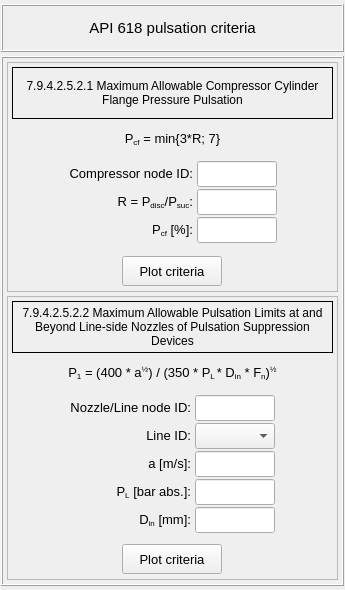
<?xml version="1.0" encoding="UTF-8"?>
<ui version="4.0">
 <class>Form</class>
 <widget class="QWidget" name="Form">
  <property name="geometry">
   <rect>
    <x>0</x>
    <y>0</y>
    <width>345</width>
    <height>590</height>
   </rect>
  </property>
  <property name="windowTitle">
   <string>Form</string>
  </property>
  <layout class="QGridLayout" name="gridLayout">
   <property name="leftMargin">
    <number>1</number>
   </property>
   <property name="topMargin">
    <number>4</number>
   </property>
   <property name="rightMargin">
    <number>1</number>
   </property>
   <property name="bottomMargin">
    <number>4</number>
   </property>
   <property name="verticalSpacing">
    <number>4</number>
   </property>
   <item row="0" column="0">
    <widget class="QFrame" name="frame_title">
     <property name="minimumSize">
      <size>
       <width>0</width>
       <height>48</height>
      </size>
     </property>
     <property name="maximumSize">
      <size>
       <width>16777215</width>
       <height>48</height>
      </size>
     </property>
     <property name="frameShape">
      <enum>QFrame::Box</enum>
     </property>
     <property name="frameShadow">
      <enum>QFrame::Raised</enum>
     </property>
     <layout class="QGridLayout" name="gridLayout_2">
      <item row="0" column="0">
       <widget class="QLabel" name="label">
        <property name="font">
         <font>
          <pointsize>11</pointsize>
          <weight>50</weight>
          <bold>false</bold>
          <kerning>false</kerning>
         </font>
        </property>
        <property name="text">
         <string>API 618 pulsation criteria</string>
        </property>
        <property name="alignment">
         <set>Qt::AlignCenter</set>
        </property>
       </widget>
      </item>
     </layout>
    </widget>
   </item>
   <item row="1" column="0">
    <widget class="QFrame" name="frame_main">
     <property name="frameShape">
      <enum>QFrame::Box</enum>
     </property>
     <property name="frameShadow">
      <enum>QFrame::Raised</enum>
     </property>
     <layout class="QGridLayout" name="gridLayout_3">
      <property name="leftMargin">
       <number>4</number>
      </property>
      <property name="topMargin">
       <number>4</number>
      </property>
      <property name="rightMargin">
       <number>4</number>
      </property>
      <property name="bottomMargin">
       <number>4</number>
      </property>
      <property name="spacing">
       <number>4</number>
      </property>
      <item row="1" column="0">
       <widget class="QFrame" name="frame_14">
        <property name="frameShape">
         <enum>QFrame::StyledPanel</enum>
        </property>
        <property name="frameShadow">
         <enum>QFrame::Raised</enum>
        </property>
        <layout class="QGridLayout" name="gridLayout_9">
         <property name="leftMargin">
          <number>4</number>
         </property>
         <property name="topMargin">
          <number>4</number>
         </property>
         <property name="rightMargin">
          <number>4</number>
         </property>
         <property name="bottomMargin">
          <number>0</number>
         </property>
         <property name="spacing">
          <number>4</number>
         </property>
         <item row="1" column="0">
          <widget class="QFrame" name="frame_15">
           <property name="minimumSize">
            <size>
             <width>0</width>
             <height>32</height>
            </size>
           </property>
           <property name="maximumSize">
            <size>
             <width>16777215</width>
             <height>32</height>
            </size>
           </property>
           <property name="frameShape">
            <enum>QFrame::NoFrame</enum>
           </property>
           <property name="frameShadow">
            <enum>QFrame::Raised</enum>
           </property>
           <layout class="QGridLayout" name="gridLayout_10">
            <property name="leftMargin">
             <number>2</number>
            </property>
            <property name="topMargin">
             <number>2</number>
            </property>
            <property name="rightMargin">
             <number>2</number>
            </property>
            <property name="bottomMargin">
             <number>2</number>
            </property>
            <property name="spacing">
             <number>2</number>
            </property>
            <item row="0" column="1">
             <widget class="QLabel" name="label_10">
              <property name="font">
               <font>
                <pointsize>10</pointsize>
               </font>
              </property>
              <property name="text">
               <string>&lt;html&gt;&lt;head/&gt;&lt;body&gt;&lt;p&gt;P&lt;span style=&quot; vertical-align:sub;&quot;&gt;1&lt;/span&gt; = (400 * a&lt;span style=&quot; vertical-align:super;&quot;&gt;½&lt;/span&gt;) / (350 * P&lt;span style=&quot; vertical-align:sub;&quot;&gt;L &lt;/span&gt;* D&lt;span style=&quot; vertical-align:sub;&quot;&gt;in&lt;/span&gt; * F&lt;span style=&quot; vertical-align:sub;&quot;&gt;n&lt;/span&gt;)&lt;span style=&quot; vertical-align:super;&quot;&gt;½&lt;/span&gt;&lt;/p&gt;&lt;/body&gt;&lt;/html&gt;</string>
              </property>
              <property name="alignment">
               <set>Qt::AlignCenter</set>
              </property>
              <property name="wordWrap">
               <bool>false</bool>
              </property>
             </widget>
            </item>
            <item row="0" column="0">
             <widget class="QFrame" name="frame_16">
              <property name="frameShape">
               <enum>QFrame::NoFrame</enum>
              </property>
              <property name="frameShadow">
               <enum>QFrame::Raised</enum>
              </property>
             </widget>
            </item>
            <item row="0" column="2">
             <widget class="QFrame" name="frame_17">
              <property name="frameShape">
               <enum>QFrame::NoFrame</enum>
              </property>
              <property name="frameShadow">
               <enum>QFrame::Raised</enum>
              </property>
             </widget>
            </item>
           </layout>
          </widget>
         </item>
         <item row="2" column="0">
          <widget class="QFrame" name="frame_18">
           <property name="frameShape">
            <enum>QFrame::NoFrame</enum>
           </property>
           <property name="frameShadow">
            <enum>QFrame::Raised</enum>
           </property>
           <layout class="QGridLayout" name="gridLayout_11">
            <property name="leftMargin">
             <number>2</number>
            </property>
            <property name="topMargin">
             <number>2</number>
            </property>
            <property name="rightMargin">
             <number>2</number>
            </property>
            <property name="bottomMargin">
             <number>2</number>
            </property>
            <property name="horizontalSpacing">
             <number>4</number>
            </property>
            <property name="verticalSpacing">
             <number>2</number>
            </property>
            <item row="0" column="0">
             <widget class="QFrame" name="frame_4">
              <property name="frameShape">
               <enum>QFrame::NoFrame</enum>
              </property>
              <property name="frameShadow">
               <enum>QFrame::Raised</enum>
              </property>
             </widget>
            </item>
            <item row="0" column="3">
             <widget class="QFrame" name="frame_24">
              <property name="frameShape">
               <enum>QFrame::NoFrame</enum>
              </property>
              <property name="frameShadow">
               <enum>QFrame::Raised</enum>
              </property>
             </widget>
            </item>
            <item row="0" column="2">
             <widget class="QLineEdit" name="lineEdit_nozzle_id">
              <property name="minimumSize">
               <size>
                <width>80</width>
                <height>26</height>
               </size>
              </property>
              <property name="maximumSize">
               <size>
                <width>80</width>
                <height>26</height>
               </size>
              </property>
              <property name="font">
               <font>
                <pointsize>10</pointsize>
               </font>
              </property>
              <property name="styleSheet">
               <string notr="true"/>
              </property>
              <property name="alignment">
               <set>Qt::AlignCenter</set>
              </property>
             </widget>
            </item>
            <item row="1" column="1">
             <widget class="QLabel" name="label_11">
              <property name="font">
               <font>
                <pointsize>10</pointsize>
               </font>
              </property>
              <property name="text">
               <string>&lt;html&gt;&lt;head/&gt;&lt;body&gt;&lt;p&gt;Line ID:&lt;/p&gt;&lt;/body&gt;&lt;/html&gt;</string>
              </property>
              <property name="alignment">
               <set>Qt::AlignRight|Qt::AlignTrailing|Qt::AlignVCenter</set>
              </property>
             </widget>
            </item>
            <item row="0" column="1">
             <widget class="QLabel" name="label_15">
              <property name="font">
               <font>
                <pointsize>10</pointsize>
               </font>
              </property>
              <property name="text">
               <string>&lt;html&gt;&lt;head/&gt;&lt;body&gt;&lt;p&gt;Nozzle/Line node ID:&lt;/p&gt;&lt;/body&gt;&lt;/html&gt;</string>
              </property>
              <property name="alignment">
               <set>Qt::AlignRight|Qt::AlignTrailing|Qt::AlignVCenter</set>
              </property>
             </widget>
            </item>
            <item row="2" column="2">
             <widget class="QLineEdit" name="lineEdit_speed_of_sound">
              <property name="minimumSize">
               <size>
                <width>80</width>
                <height>26</height>
               </size>
              </property>
              <property name="maximumSize">
               <size>
                <width>80</width>
                <height>26</height>
               </size>
              </property>
              <property name="font">
               <font>
                <pointsize>10</pointsize>
               </font>
              </property>
              <property name="alignment">
               <set>Qt::AlignCenter</set>
              </property>
             </widget>
            </item>
            <item row="1" column="2">
             <widget class="QComboBox" name="comboBox_line_ids">
              <property name="minimumSize">
               <size>
                <width>80</width>
                <height>26</height>
               </size>
              </property>
              <property name="maximumSize">
               <size>
                <width>80</width>
                <height>26</height>
               </size>
              </property>
              <property name="font">
               <font>
                <pointsize>10</pointsize>
               </font>
              </property>
             </widget>
            </item>
            <item row="2" column="1">
             <widget class="QLabel" name="label_12">
              <property name="font">
               <font>
                <pointsize>10</pointsize>
               </font>
              </property>
              <property name="text">
               <string>&lt;html&gt;&lt;head/&gt;&lt;body&gt;&lt;p&gt;a [m/s]:&lt;/p&gt;&lt;/body&gt;&lt;/html&gt;</string>
              </property>
              <property name="alignment">
               <set>Qt::AlignRight|Qt::AlignTrailing|Qt::AlignVCenter</set>
              </property>
             </widget>
            </item>
            <item row="4" column="2">
             <widget class="QLineEdit" name="lineEdit_internal_diameter">
              <property name="minimumSize">
               <size>
                <width>80</width>
                <height>26</height>
               </size>
              </property>
              <property name="maximumSize">
               <size>
                <width>80</width>
                <height>26</height>
               </size>
              </property>
              <property name="font">
               <font>
                <pointsize>10</pointsize>
               </font>
              </property>
              <property name="alignment">
               <set>Qt::AlignCenter</set>
              </property>
             </widget>
            </item>
            <item row="4" column="1">
             <widget class="QLabel" name="label_13">
              <property name="font">
               <font>
                <pointsize>10</pointsize>
               </font>
              </property>
              <property name="text">
               <string>&lt;html&gt;&lt;head/&gt;&lt;body&gt;&lt;p&gt;D&lt;span style=&quot; vertical-align:sub;&quot;&gt;in&lt;/span&gt; [mm]:&lt;/p&gt;&lt;/body&gt;&lt;/html&gt;</string>
              </property>
              <property name="alignment">
               <set>Qt::AlignRight|Qt::AlignTrailing|Qt::AlignVCenter</set>
              </property>
             </widget>
            </item>
            <item row="3" column="1">
             <widget class="QLabel" name="label_14">
              <property name="font">
               <font>
                <pointsize>10</pointsize>
               </font>
              </property>
              <property name="text">
               <string>&lt;html&gt;&lt;head/&gt;&lt;body&gt;&lt;p&gt;P&lt;span style=&quot; vertical-align:sub;&quot;&gt;L&lt;/span&gt; [bar abs.]:&lt;/p&gt;&lt;/body&gt;&lt;/html&gt;</string>
              </property>
              <property name="alignment">
               <set>Qt::AlignRight|Qt::AlignTrailing|Qt::AlignVCenter</set>
              </property>
             </widget>
            </item>
            <item row="3" column="2">
             <widget class="QLineEdit" name="lineEdit_line_pressure">
              <property name="minimumSize">
               <size>
                <width>80</width>
                <height>26</height>
               </size>
              </property>
              <property name="maximumSize">
               <size>
                <width>80</width>
                <height>26</height>
               </size>
              </property>
              <property name="font">
               <font>
                <pointsize>10</pointsize>
               </font>
              </property>
              <property name="alignment">
               <set>Qt::AlignCenter</set>
              </property>
             </widget>
            </item>
           </layout>
          </widget>
         </item>
         <item row="3" column="0">
          <widget class="QFrame" name="frame_21">
           <property name="maximumSize">
            <size>
             <width>16777215</width>
             <height>40</height>
            </size>
           </property>
           <property name="frameShape">
            <enum>QFrame::NoFrame</enum>
           </property>
           <property name="frameShadow">
            <enum>QFrame::Raised</enum>
           </property>
           <layout class="QGridLayout" name="gridLayout_12">
            <property name="leftMargin">
             <number>2</number>
            </property>
            <property name="topMargin">
             <number>2</number>
            </property>
            <property name="rightMargin">
             <number>2</number>
            </property>
            <property name="bottomMargin">
             <number>2</number>
            </property>
            <property name="spacing">
             <number>2</number>
            </property>
            <item row="0" column="0">
             <widget class="QPushButton" name="pushButton_plot_filtered_criteria">
              <property name="minimumSize">
               <size>
                <width>100</width>
                <height>30</height>
               </size>
              </property>
              <property name="maximumSize">
               <size>
                <width>100</width>
                <height>30</height>
               </size>
              </property>
              <property name="font">
               <font>
                <family>MS Shell Dlg 2</family>
                <pointsize>10</pointsize>
                <weight>50</weight>
                <italic>false</italic>
                <bold>false</bold>
               </font>
              </property>
              <property name="styleSheet">
               <string notr="true"/>
              </property>
              <property name="text">
               <string>Plot criteria</string>
              </property>
              <property name="flat">
               <bool>false</bool>
              </property>
             </widget>
            </item>
           </layout>
          </widget>
         </item>
         <item row="0" column="0">
          <widget class="QLabel" name="label_second_criteria">
           <property name="minimumSize">
            <size>
             <width>0</width>
             <height>40</height>
            </size>
           </property>
           <property name="maximumSize">
            <size>
             <width>16777215</width>
             <height>52</height>
            </size>
           </property>
           <property name="font">
            <font>
             <pointsize>9</pointsize>
             <weight>50</weight>
             <bold>false</bold>
            </font>
           </property>
           <property name="frameShape">
            <enum>QFrame::Box</enum>
           </property>
           <property name="text">
            <string>7.9.4.2.5.2.2 Maximum Allowable Pulsation Limits at and Beyond Line-side Nozzles of Pulsation Suppression Devices</string>
           </property>
           <property name="alignment">
            <set>Qt::AlignCenter</set>
           </property>
           <property name="wordWrap">
            <bool>true</bool>
           </property>
           <property name="margin">
            <number>6</number>
           </property>
          </widget>
         </item>
        </layout>
       </widget>
      </item>
      <item row="0" column="0">
       <widget class="QFrame" name="frame_3">
        <property name="maximumSize">
         <size>
          <width>16777215</width>
          <height>230</height>
         </size>
        </property>
        <property name="frameShape">
         <enum>QFrame::StyledPanel</enum>
        </property>
        <property name="frameShadow">
         <enum>QFrame::Raised</enum>
        </property>
        <layout class="QGridLayout" name="gridLayout_8">
         <property name="leftMargin">
          <number>4</number>
         </property>
         <property name="topMargin">
          <number>4</number>
         </property>
         <property name="rightMargin">
          <number>4</number>
         </property>
         <property name="bottomMargin">
          <number>0</number>
         </property>
         <property name="spacing">
          <number>4</number>
         </property>
         <item row="0" column="0">
          <widget class="QLabel" name="label_first_criteria">
           <property name="minimumSize">
            <size>
             <width>0</width>
             <height>40</height>
            </size>
           </property>
           <property name="maximumSize">
            <size>
             <width>16777215</width>
             <height>52</height>
            </size>
           </property>
           <property name="font">
            <font>
             <pointsize>9</pointsize>
             <weight>50</weight>
             <bold>false</bold>
            </font>
           </property>
           <property name="frameShape">
            <enum>QFrame::Box</enum>
           </property>
           <property name="text">
            <string>7.9.4.2.5.2.1 Maximum Allowable Compressor Cylinder Flange Pressure Pulsation</string>
           </property>
           <property name="alignment">
            <set>Qt::AlignCenter</set>
           </property>
           <property name="wordWrap">
            <bool>true</bool>
           </property>
           <property name="margin">
            <number>6</number>
           </property>
          </widget>
         </item>
         <item row="1" column="0">
          <widget class="QFrame" name="frame_11">
           <property name="minimumSize">
            <size>
             <width>0</width>
             <height>32</height>
            </size>
           </property>
           <property name="maximumSize">
            <size>
             <width>16777215</width>
             <height>32</height>
            </size>
           </property>
           <property name="frameShape">
            <enum>QFrame::NoFrame</enum>
           </property>
           <property name="frameShadow">
            <enum>QFrame::Raised</enum>
           </property>
           <layout class="QGridLayout" name="gridLayout_7">
            <property name="leftMargin">
             <number>2</number>
            </property>
            <property name="topMargin">
             <number>2</number>
            </property>
            <property name="rightMargin">
             <number>2</number>
            </property>
            <property name="bottomMargin">
             <number>2</number>
            </property>
            <property name="spacing">
             <number>2</number>
            </property>
            <item row="0" column="1">
             <widget class="QLabel" name="label_4">
              <property name="font">
               <font>
                <pointsize>10</pointsize>
               </font>
              </property>
              <property name="text">
               <string>&lt;html&gt;&lt;head/&gt;&lt;body&gt;&lt;p&gt;P&lt;span style=&quot; vertical-align:sub;&quot;&gt;cf&lt;/span&gt; = min{3*R; 7}&lt;/p&gt;&lt;/body&gt;&lt;/html&gt;</string>
              </property>
              <property name="alignment">
               <set>Qt::AlignCenter</set>
              </property>
              <property name="wordWrap">
               <bool>true</bool>
              </property>
             </widget>
            </item>
            <item row="0" column="0">
             <widget class="QFrame" name="frame_12">
              <property name="frameShape">
               <enum>QFrame::NoFrame</enum>
              </property>
              <property name="frameShadow">
               <enum>QFrame::Raised</enum>
              </property>
             </widget>
            </item>
            <item row="0" column="2">
             <widget class="QFrame" name="frame_13">
              <property name="frameShape">
               <enum>QFrame::NoFrame</enum>
              </property>
              <property name="frameShadow">
               <enum>QFrame::Raised</enum>
              </property>
             </widget>
            </item>
           </layout>
          </widget>
         </item>
         <item row="2" column="0">
          <widget class="QFrame" name="frame_5">
           <property name="frameShape">
            <enum>QFrame::NoFrame</enum>
           </property>
           <property name="frameShadow">
            <enum>QFrame::Raised</enum>
           </property>
           <layout class="QGridLayout" name="gridLayout_4">
            <property name="leftMargin">
             <number>2</number>
            </property>
            <property name="topMargin">
             <number>2</number>
            </property>
            <property name="rightMargin">
             <number>2</number>
            </property>
            <property name="bottomMargin">
             <number>2</number>
            </property>
            <property name="horizontalSpacing">
             <number>4</number>
            </property>
            <property name="verticalSpacing">
             <number>2</number>
            </property>
            <item row="0" column="1">
             <widget class="QLabel" name="label_8">
              <property name="font">
               <font>
                <pointsize>10</pointsize>
               </font>
              </property>
              <property name="text">
               <string>&lt;html&gt;&lt;head/&gt;&lt;body&gt;&lt;p&gt;Compressor node ID:&lt;/p&gt;&lt;/body&gt;&lt;/html&gt;</string>
              </property>
              <property name="alignment">
               <set>Qt::AlignRight|Qt::AlignTrailing|Qt::AlignVCenter</set>
              </property>
             </widget>
            </item>
            <item row="2" column="1">
             <widget class="QLabel" name="label_7">
              <property name="font">
               <font>
                <pointsize>10</pointsize>
               </font>
              </property>
              <property name="text">
               <string>&lt;html&gt;&lt;head/&gt;&lt;body&gt;&lt;p&gt;P&lt;span style=&quot; vertical-align:sub;&quot;&gt;cf&lt;/span&gt; [%]:&lt;/p&gt;&lt;/body&gt;&lt;/html&gt;</string>
              </property>
              <property name="alignment">
               <set>Qt::AlignRight|Qt::AlignTrailing|Qt::AlignVCenter</set>
              </property>
             </widget>
            </item>
            <item row="0" column="2">
             <widget class="QLineEdit" name="lineEdit_compressor_node_id">
              <property name="minimumSize">
               <size>
                <width>80</width>
                <height>26</height>
               </size>
              </property>
              <property name="maximumSize">
               <size>
                <width>80</width>
                <height>26</height>
               </size>
              </property>
              <property name="font">
               <font>
                <pointsize>10</pointsize>
               </font>
              </property>
              <property name="styleSheet">
               <string notr="true"/>
              </property>
              <property name="alignment">
               <set>Qt::AlignCenter</set>
              </property>
             </widget>
            </item>
            <item row="2" column="2">
             <widget class="QLineEdit" name="lineEdit_unfiltered_criteria">
              <property name="minimumSize">
               <size>
                <width>80</width>
                <height>26</height>
               </size>
              </property>
              <property name="maximumSize">
               <size>
                <width>80</width>
                <height>26</height>
               </size>
              </property>
              <property name="font">
               <font>
                <pointsize>10</pointsize>
               </font>
              </property>
              <property name="alignment">
               <set>Qt::AlignCenter</set>
              </property>
             </widget>
            </item>
            <item row="1" column="1">
             <widget class="QLabel" name="label_5">
              <property name="font">
               <font>
                <pointsize>10</pointsize>
               </font>
              </property>
              <property name="text">
               <string>&lt;html&gt;&lt;head/&gt;&lt;body&gt;&lt;p&gt;R = P&lt;span style=&quot; vertical-align:sub;&quot;&gt;disc&lt;/span&gt;/P&lt;span style=&quot; vertical-align:sub;&quot;&gt;suc&lt;/span&gt;:&lt;/p&gt;&lt;/body&gt;&lt;/html&gt;</string>
              </property>
              <property name="alignment">
               <set>Qt::AlignRight|Qt::AlignTrailing|Qt::AlignVCenter</set>
              </property>
             </widget>
            </item>
            <item row="1" column="2">
             <widget class="QLineEdit" name="lineEdit_pressure_ratio">
              <property name="minimumSize">
               <size>
                <width>80</width>
                <height>26</height>
               </size>
              </property>
              <property name="maximumSize">
               <size>
                <width>80</width>
                <height>26</height>
               </size>
              </property>
              <property name="font">
               <font>
                <pointsize>10</pointsize>
               </font>
              </property>
              <property name="styleSheet">
               <string notr="true"/>
              </property>
              <property name="alignment">
               <set>Qt::AlignCenter</set>
              </property>
             </widget>
            </item>
            <item row="0" column="0">
             <widget class="QFrame" name="frame_7">
              <property name="frameShape">
               <enum>QFrame::NoFrame</enum>
              </property>
              <property name="frameShadow">
               <enum>QFrame::Raised</enum>
              </property>
             </widget>
            </item>
            <item row="0" column="3">
             <widget class="QFrame" name="frame_8">
              <property name="frameShape">
               <enum>QFrame::NoFrame</enum>
              </property>
              <property name="frameShadow">
               <enum>QFrame::Raised</enum>
              </property>
             </widget>
            </item>
           </layout>
          </widget>
         </item>
         <item row="3" column="0">
          <widget class="QFrame" name="frame_6">
           <property name="maximumSize">
            <size>
             <width>16777215</width>
             <height>40</height>
            </size>
           </property>
           <property name="frameShape">
            <enum>QFrame::NoFrame</enum>
           </property>
           <property name="frameShadow">
            <enum>QFrame::Raised</enum>
           </property>
           <layout class="QGridLayout" name="gridLayout_6">
            <property name="leftMargin">
             <number>2</number>
            </property>
            <property name="topMargin">
             <number>2</number>
            </property>
            <property name="rightMargin">
             <number>2</number>
            </property>
            <property name="bottomMargin">
             <number>2</number>
            </property>
            <property name="spacing">
             <number>2</number>
            </property>
            <item row="0" column="0">
             <widget class="QPushButton" name="pushButton_plot_unfiltered_criteria">
              <property name="minimumSize">
               <size>
                <width>100</width>
                <height>30</height>
               </size>
              </property>
              <property name="maximumSize">
               <size>
                <width>100</width>
                <height>30</height>
               </size>
              </property>
              <property name="font">
               <font>
                <family>MS Shell Dlg 2</family>
                <pointsize>10</pointsize>
                <weight>50</weight>
                <italic>false</italic>
                <bold>false</bold>
               </font>
              </property>
              <property name="styleSheet">
               <string notr="true"/>
              </property>
              <property name="text">
               <string>Plot criteria</string>
              </property>
              <property name="flat">
               <bool>false</bool>
              </property>
             </widget>
            </item>
           </layout>
          </widget>
         </item>
        </layout>
       </widget>
      </item>
     </layout>
    </widget>
   </item>
  </layout>
 </widget>
 <tabstops>
  <tabstop>lineEdit_compressor_node_id</tabstop>
  <tabstop>lineEdit_pressure_ratio</tabstop>
  <tabstop>lineEdit_unfiltered_criteria</tabstop>
  <tabstop>pushButton_plot_unfiltered_criteria</tabstop>
  <tabstop>lineEdit_nozzle_id</tabstop>
  <tabstop>comboBox_line_ids</tabstop>
  <tabstop>lineEdit_speed_of_sound</tabstop>
  <tabstop>lineEdit_line_pressure</tabstop>
  <tabstop>lineEdit_internal_diameter</tabstop>
  <tabstop>pushButton_plot_filtered_criteria</tabstop>
 </tabstops>
 <resources/>
 <connections/>
</ui>
